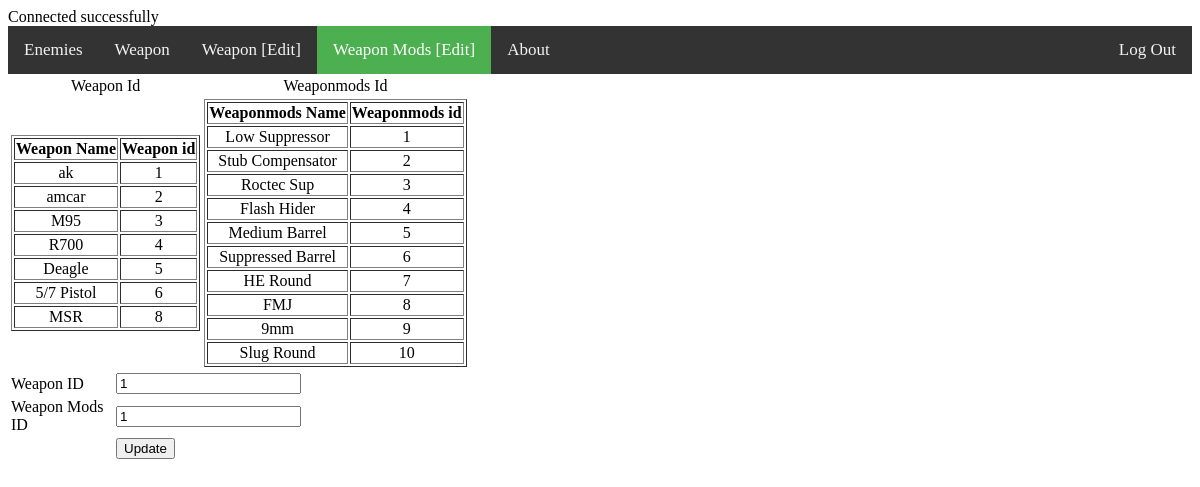
Page /admin/index4_edit2.php?id=1 (signed in) on the committed database.
### tables this page shows
CREATE TABLE `weapon_table` (
  `weapon_id` int(4) NOT NULL,
  `weapon_name` varchar(30) NOT NULL,
  `stats_dmg` float NOT NULL,
  `stats_shield` tinyint(1) NOT NULL,
  `stats_piercing` tinyint(1) NOT NULL
);

CREATE TABLE `weaponmods_table` (
  `weaponmods_id` int(4) NOT NULL,
  `weaponmods_name` varchar(30) NOT NULL,
  `type` varchar(20) NOT NULL,
  `dmg` float NOT NULL
);

CREATE TABLE `weapon_weaponmods` (
  `id` int(11) NOT NULL,
  `weapon_id` int(11) NOT NULL,
  `weaponmods_id` int(11) NOT NULL
);

### admin/index4_edit2.php (the view, shortened to what this page needs)
<?php
include '../config.php';
?>
<?php
if (isset($_GET['id'])){
    $id = $_GET['id'];
}
$result = mysqli_query($conn, "SELECT * FROM weapon_weaponmods WHERE id=$id");
while($data = mysqli_fetch_array($result))
{
    $weapid = $data['weapon_id'];
    $weapmods = $data['weaponmods_id'];
}
?>
<html>
<head>
    <link rel="stylesheet" href="../style.css">
</head>
<body>
<div class="topnav">
	<a href="index.php">Enemies</a>
	<a href="index2.php">Weapon</a>
	<a href="index5.php">Weapon [Edit]</a>
	<a class="active" href="index4.php">Weapon Mods [Edit]</a>
	<a href="index3.php">About</a>
	<div class="right_nav">
		<a href="logout.php">Log Out</a>
	</div>
</div>
        <table class="table" border=0>
            <tr>
                <td>
                    Weapon Id
                </td>
                <td>
                    Weaponmods Id
                </td>
        </tr>
        <tr>
                <td>
            <table border=1 class="table">
	            <tr>
	        	    <th>Weapon Name</th>
	        	    <th>Weapon id</th>
	            </tr>
	            <?php
	                $resulta = mysqli_query($conn, "SELECT * FROM weapon_table ORDER BY weapon_id ASC");
                    while($weaponlist = mysqli_fetch_array($resulta)) {
                        echo "<tr>";
                        echo "<td>".$weaponlist['weapon_name']."</td>";
                        echo "<td>".$weaponlist['weapon_id']."</td>";
                        echo "</tr>";
	                }
                ?>
            </table>
                </td>
                <td>
            <table border=1 class="table">
	            <tr>
	    	       <th>Weaponmods Name</th>
	    	       <th>Weaponmods id</th>
	            </tr>
	            <?php
	                $resultb = mysqli_query($conn, "SELECT * FROM weaponmods_table ORDER BY weaponmods_id ASC");
                    while($weaponmodlist = mysqli_fetch_array($resultb)) {
                        echo "<tr>";
                        echo "<td>".$weaponmodlist['weaponmods_name']."</td>";
                        echo "<td>".$weaponmodlist['weaponmods_id']."</td>";
                        echo "</tr>";
	                }
                 ?>
            </table>
                </td>
        </table>
    <form action="index4_edit2.php" method="post" name="Form_index42_update">
        <table width="25%" border="0">
            <tr>
                <td>Weapon ID</td>
                <td><input type="text" name="weap_id" required value="<?php echo $weapid;?>"></td>
            </tr>
            <tr>
                <td>Weapon Mods ID</td>
                <td><input type="text" name="weapmods_id" required value="<?php echo $weapmods;?>"></td>
            </tr>
            <tr>
                <td></td>
                <td><input type="submit" name="update" value="Update"></td>
            </tr>
        </table>
    </form>
</body>
</html>

### style.css (style rules this page uses)
.topnav { background-color: #333; overflow: hidden; }
.topnav a { float: left; color: #f2f2f2; text-align: center; padding: 14px 16px; text-decoration: none; font-size: 17px; }
.right_nav { text-align: right; float: right; }
.topnav a.active { background-color: #4CAF50; color: white; }
.table { align-items: center; text-align: center; }

### rows in the picture
weapon_table: weapon_name "ak", weapon_id "1"
weapon_table: weapon_name "amcar", weapon_id "2"
weapon_table: weapon_name "M95", weapon_id "3"
weapon_table: weapon_name "R700", weapon_id "4"
weapon_table: weapon_name "Deagle", weapon_id "5"
weapon_table: weapon_name "5/7 Pistol", weapon_id "6"
weapon_table: weapon_name "MSR", weapon_id "8"
weaponmods_table: weaponmods_name "Low Suppressor", weaponmods_id "1"
weaponmods_table: weaponmods_name "Stub Compensator", weaponmods_id "2"
weaponmods_table: weaponmods_name "Roctec Sup", weaponmods_id "3"
weaponmods_table: weaponmods_name "Flash Hider", weaponmods_id "4"
weaponmods_table: weaponmods_name "Medium Barrel", weaponmods_id "5"
weaponmods_table: weaponmods_name "Suppressed Barrel", weaponmods_id "6"
weaponmods_table: weaponmods_name "HE Round", weaponmods_id "7"
weaponmods_table: weaponmods_name "FMJ", weaponmods_id "8"
weaponmods_table: weaponmods_name "9mm", weaponmods_id "9"
weaponmods_table: weaponmods_name "Slug Round", weaponmods_id "10"
weapon_weaponmods: weap_id "1", weapmods_id "1"
